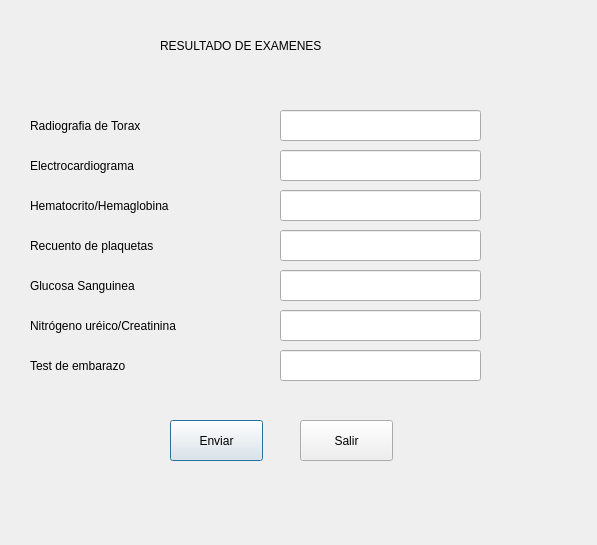
<?xml version="1.0" encoding="UTF-8"?>
<ui version="4.0">
 <class>Dialog</class>
 <widget class="QDialog" name="Dialog">
  <property name="geometry">
   <rect>
    <x>0</x>
    <y>0</y>
    <width>597</width>
    <height>545</height>
   </rect>
  </property>
  <property name="windowTitle">
   <string>Sistema de exámenes preoperatorios - Resultado de exámenes</string>
  </property>
  <widget class="QLabel" name="label">
   <property name="geometry">
    <rect>
     <x>30</x>
     <y>110</y>
     <width>231</width>
     <height>31</height>
    </rect>
   </property>
   <property name="styleSheet">
    <string notr="true">font: 12pt &quot;Arial&quot;;</string>
   </property>
   <property name="text">
    <string>Radiografia de Torax</string>
   </property>
  </widget>
  <widget class="QLineEdit" name="rd_text">
   <property name="enabled">
    <bool>true</bool>
   </property>
   <property name="geometry">
    <rect>
     <x>280</x>
     <y>110</y>
     <width>201</width>
     <height>31</height>
    </rect>
   </property>
  </widget>
  <widget class="QLabel" name="label_2">
   <property name="geometry">
    <rect>
     <x>160</x>
     <y>20</y>
     <width>291</width>
     <height>51</height>
    </rect>
   </property>
   <property name="styleSheet">
    <string notr="true">font: 75 14pt &quot;Arial&quot;;</string>
   </property>
   <property name="text">
    <string>RESULTADO DE EXAMENES</string>
   </property>
  </widget>
  <widget class="QLineEdit" name="ecg_text">
   <property name="enabled">
    <bool>true</bool>
   </property>
   <property name="geometry">
    <rect>
     <x>280</x>
     <y>150</y>
     <width>201</width>
     <height>31</height>
    </rect>
   </property>
  </widget>
  <widget class="QLabel" name="label_3">
   <property name="geometry">
    <rect>
     <x>30</x>
     <y>150</y>
     <width>231</width>
     <height>31</height>
    </rect>
   </property>
   <property name="styleSheet">
    <string notr="true">font: 12pt &quot;Arial&quot;;</string>
   </property>
   <property name="text">
    <string>Electrocardiograma</string>
   </property>
  </widget>
  <widget class="QLineEdit" name="hcto_text">
   <property name="geometry">
    <rect>
     <x>280</x>
     <y>190</y>
     <width>201</width>
     <height>31</height>
    </rect>
   </property>
  </widget>
  <widget class="QLabel" name="label_4">
   <property name="geometry">
    <rect>
     <x>30</x>
     <y>190</y>
     <width>231</width>
     <height>31</height>
    </rect>
   </property>
   <property name="styleSheet">
    <string notr="true">font: 12pt &quot;Arial&quot;;</string>
   </property>
   <property name="text">
    <string>Hematocrito/Hemaglobina</string>
   </property>
  </widget>
  <widget class="QLineEdit" name="rcp_text">
   <property name="geometry">
    <rect>
     <x>280</x>
     <y>230</y>
     <width>201</width>
     <height>31</height>
    </rect>
   </property>
  </widget>
  <widget class="QLabel" name="label_5">
   <property name="geometry">
    <rect>
     <x>30</x>
     <y>230</y>
     <width>191</width>
     <height>31</height>
    </rect>
   </property>
   <property name="styleSheet">
    <string notr="true">font: 12pt &quot;Arial&quot;;</string>
   </property>
   <property name="text">
    <string>Recuento de plaquetas</string>
   </property>
  </widget>
  <widget class="QLineEdit" name="gs_text">
   <property name="geometry">
    <rect>
     <x>280</x>
     <y>270</y>
     <width>201</width>
     <height>31</height>
    </rect>
   </property>
  </widget>
  <widget class="QLabel" name="label_6">
   <property name="geometry">
    <rect>
     <x>30</x>
     <y>270</y>
     <width>231</width>
     <height>31</height>
    </rect>
   </property>
   <property name="styleSheet">
    <string notr="true">font: 12pt &quot;Arial&quot;;</string>
   </property>
   <property name="text">
    <string>Glucosa Sanguinea</string>
   </property>
  </widget>
  <widget class="QLineEdit" name="renal_text">
   <property name="geometry">
    <rect>
     <x>280</x>
     <y>310</y>
     <width>201</width>
     <height>31</height>
    </rect>
   </property>
  </widget>
  <widget class="QLabel" name="label_7">
   <property name="geometry">
    <rect>
     <x>30</x>
     <y>310</y>
     <width>231</width>
     <height>31</height>
    </rect>
   </property>
   <property name="styleSheet">
    <string notr="true">font: 12pt &quot;Arial&quot;;</string>
   </property>
   <property name="text">
    <string>Nitrógeno uréico/Creatinina</string>
   </property>
  </widget>
  <widget class="QLineEdit" name="test_text">
   <property name="geometry">
    <rect>
     <x>280</x>
     <y>350</y>
     <width>201</width>
     <height>31</height>
    </rect>
   </property>
  </widget>
  <widget class="QLabel" name="label_8">
   <property name="geometry">
    <rect>
     <x>30</x>
     <y>350</y>
     <width>231</width>
     <height>31</height>
    </rect>
   </property>
   <property name="styleSheet">
    <string notr="true">font: 12pt &quot;Arial&quot;;</string>
   </property>
   <property name="text">
    <string>Test de embarazo</string>
   </property>
  </widget>
  <widget class="QPushButton" name="enviar">
   <property name="geometry">
    <rect>
     <x>170</x>
     <y>420</y>
     <width>93</width>
     <height>41</height>
    </rect>
   </property>
   <property name="styleSheet">
    <string notr="true">font: 75 12pt &quot;Arial&quot;;</string>
   </property>
   <property name="text">
    <string>Enviar</string>
   </property>
  </widget>
  <widget class="QLabel" name="confirmar">
   <property name="geometry">
    <rect>
     <x>100</x>
     <y>480</y>
     <width>381</width>
     <height>41</height>
    </rect>
   </property>
   <property name="text">
    <string/>
   </property>
   <property name="alignment">
    <set>Qt::AlignCenter</set>
   </property>
  </widget>
  <widget class="QPushButton" name="salir">
   <property name="geometry">
    <rect>
     <x>300</x>
     <y>420</y>
     <width>93</width>
     <height>41</height>
    </rect>
   </property>
   <property name="styleSheet">
    <string notr="true">font: 75 12pt &quot;Arial&quot;;</string>
   </property>
   <property name="text">
    <string>Salir</string>
   </property>
  </widget>
 </widget>
 <resources/>
 <connections/>
</ui>
